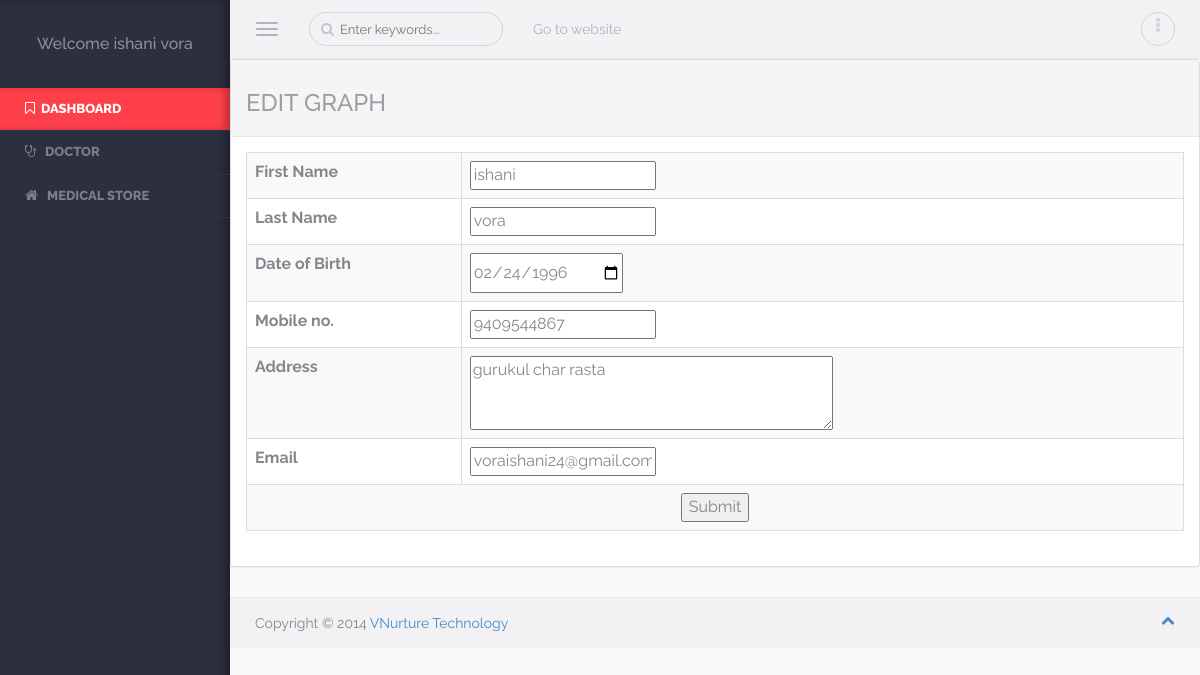
Page /admin/editprofile.php (signed in) on the committed database.
### tables this page shows
CREATE TABLE `user` (
  `Userid` int(10) NOT NULL,
  `Firstname` varchar(20) NOT NULL,
  `Lastname` varchar(20) DEFAULT NULL,
  `Email` varchar(100) NOT NULL,
  `Password` varchar(50) NOT NULL,
  `Address` varchar(50) NOT NULL,
  `City` varchar(50) NOT NULL,
  `Contact` bigint(10) NOT NULL,
  `Usertypeid` int(10) NOT NULL,
  `Image` varchar(100) NOT NULL,
  `DOB` varchar(255) DEFAULT NULL,
  `Gender` varchar(20) DEFAULT NULL
);

### class/User.php (called while the page is built, shortened)
<?php
class User
{
	public function display1($uid)
	{
			$conn=new mysqli("localhost","root","","db_medical");
			$qry="SELECT Firstname,Lastname,Contact,Address,Email,DOB,City,Userid FROM User WHERE Userid=".$uid;
			$data=mysqli_query($conn,$qry);
			return $data;
	}
}
?>

### admin/editprofile.php (the view, shortened to what this page needs)
<html style="overflow: hidden;" lang="en">
<head>
</head>
<?php
	include_once("header.php");
?>
             <div class="row-fluid">
                 <div class=" profile span12">
 <div class="span10">
           <?php
include_once("../class/User.php");
$obj=new User();
$fnm=$lnm=$bd=$add=$mob=$email=$city="";
$Uid=$_SESSION["uid"];
	$rec=$obj->display1($Uid);
	while($result=mysqli_fetch_array($rec))
	{
		$fnm=$result[0];
		$lnm=$result[1];
		$bd=$result[5];
		$mob=$result[2];
		$add=$result[3];
		$email=$result[4];
	}
?>
					 <div class="row-fluid">
                             <div class="span8 bio">
			    <div class="panel panel-default">
				<div class="panel-heading"><strong><h3>EDIT GRAPH</h3></strong></div>
				    <div class="panel-body">
                                <thead>
								 <table cellpadding="0" cellspacing="0" border="0" class="table table-striped table-bordered" id="basic-datatable">
                         <form  method="post" id="form-validate">
    	    <tr><td><label for="firstname" class="required">First Name</label></td><td>
           <input type="text" id="firstname" name="txtFnm" value="<?php echo $fnm;?>" title="First Name" maxlength="255" class="input-text required-entry"  /></td></tr>
      <tr><td>  <label for="lastname" class="required">Last Name</label></td><td>
             <input type="text" id="lastname" name="txtLnm" value="<?php echo $lnm;?>" title="Last Name" maxlength="255" class="input-text required-entry"  /></td></tr>
	   <tr><td><label for="dob" class="required">Date of Birth</label></td><td>
            <input type="date" id="dob" name="txtBb" value="<?php echo $bd;?>" title="dob" maxlength="255" class="input-text required-entry"  /></td></tr>
        <tr><td><label for="contact1" class="required">Mobile no.</label></td><td>
             <input type="text" id="Contact" name="txtMob" value="<?php echo $mob;?>" title="Contact" maxlength="255" class="input-text required-entry"  /></td></tr>
        <tr><td><label for="address" class="required">Address</label></td><td>
        		<textarea rows="5" cols="10" name="textAdd" style="width: 363px; height: 74px;" ><?php echo $add;?></textarea></td></tr>
		     <tr><td><label for="email" class="required">Email</label></td><td>
                    <input type="text" id="Email" name="txtEm" value="<?php echo $email;?>" title="Email" class="input-text required-entry"  /></td></tr>
                       <tr><td colspan="2"><center> <button type="Submit" name="btnSub" title="Submit" class="button">Submit</button></center></td></tr>
							</form>
              </table></thead>
                                  </div>
                         </div>
                     </div>
                 </div>
             </div>
         </div>
		 </div>
<?php
	include_once("footer.php");
?>
</body>
</html>

### admin/header.php (shortened to what this page needs)
<!DOCTYPE html>
<html lang="en">
<head>
    <link rel="stylesheet" href="assets/css/plugins/typeahead/typeahead.css" />
    <link rel="stylesheet" href="assets/css/switch-buttons/switch-buttons.css" />
	<link rel="stylesheet" href="assets/css/bootstrap/bootstrap.css" />
    <link rel="stylesheet" href="assets/css/fontawesome/font-awesome.css" />
    <link rel="stylesheet" href="assets/css/plugins/bootstrap-tagsinput/bootstrap-tagsinput.css" />
    <link rel="stylesheet" href="assets/css/plugins/bootstrap-chosen/chosen.css" />
    <link rel="stylesheet" href="assets/css/plugins/bootstrap-datetimepicker/bootstrap-datetimepicker.css" />
    <link rel="stylesheet" href="assets/css/plugins/calendar/calendar.css" />
    <link rel="stylesheet" href="assets/css/app/app.v1.css" />
</head>
<body >
<?php
		include_once("../class/User.php");
	$obj=new User();
	$Uid=$_SESSION["uid"];
	$rec=$obj->display1($Uid);
$data="	<aside class='left-panel'>
            <div class='user text-center'>";
	if($result=mysqli_fetch_array($rec))
	{
			$data.="<h4 class='user-name'>Welcome ".$result[0]."&nbsp;".$result[1]."</h4>";
	}
	$data.="</div>
	<nav class='navigation'>
            	<ul class='list-unstyled'>
                	<li class='active'><a href='index.php'><i class='fa fa-bookmark-o'></i><span class='nav-label'>Dashboard</span></a></li>
               ";
       $data.="
                    <li class='has-submenu'><a href='adddoctor.php'><i class='fa fa-stethoscope'></i> <span class='nav-label'>Doctor</span></a>
                    	<ul class='list-unstyled'>
						<li><a href='adddoctor.php'>Add Doctor</a></li>
                        	<li><a href='display_doctor.php'>View Doctor</a></li>
							                         </ul>
                    </li>
					 <li class='has-submenu'><a href='addmedicalstore.php'><i class='fa fa-home'></i> <span class='nav-label'>Medical Store</span></a>
                    	<ul class='list-unstyled'>
						<li><a href='addmedicalstore.php'>Add Medicalstore</a></li>
                        	<li><a href='display_medicalstore.php'>View Medicalstore</a></li>
							                         </ul>
                    </li>
				";
	 $data.="    </ul>
            </nav>
    </aside>";
	echo $data;
  ?>
    <section class="content">
        <header class="top-head container-fluid">
            <button type="button" class="navbar-toggle pull-left">
                <span class="icon-bar"></span>
                <span class="icon-bar"></span>
                <span class="icon-bar"></span>
            </button>
            <form role="search" class="navbar-left app-search pull-left hidden-xs">
              <input type="text" placeholder="Enter keywords..." class="form-control form-control-circle">
         	</form>
            <nav class=" navbar-default hidden-xs" role="navigation">
                <ul class="nav navbar-nav">
                <li><a href="../patient/index.php">Go to website</a></li>
              </ul>
            </nav>
            <ul class="nav-toolbar">
            	                <li class="dropdown"><a href="#" data-toggle="dropdown"><i class="fa fa-ellipsis-v"></i></a>
                </li>
            </ul>
        </header>

### admin/assets/css/app/app.v1.css (style rules this page uses)
body { background-color:#f9f9f9; color:#85868d; font-family: 'Raleway', sans-serif; position:relative; }
body, html { overflow-x:hidden; }
strong, b { font-weight:700; }
aside.left-panel { background-color:#2b2f3e; width:230px; position:fixed; padding:25px 0px; box-shadow:inset -5px 0px 8px rgba(0,0,0,0.3); height:100%; top:0px; left:0px; }
.user { margin-bottom:35px; }
.user h4.user-name { color:#8e909a; font-size:16px; }
.navigation { margin:20px 0px; }
.navigation > ul > li { position:relative; }
.navigation > ul > li.has-submenu:after { content:"\f105"; font-family: 'FontAwesome'; display:inline-block; position:absolute; color:#7a7e8a; right:15px; transition: all 0.4s; -moz-transition: all 0.4s; -webkit-transition: all 0.4s; -o-transition: all 0.4s; top:10px; visibility:hidden; }
.navigation > ul > li > a { display:block; padding:12px 25px; color:#7a7e8a; text-transform:uppercase; font-size:13px; text-decoration:none; font-weight:800; border-bottom:1px solid #2f3444; transition: all 0.4s; -moz-transition: all 0.4s; -webkit-transition: all 0.4s; -o-transition: all 0.4s; }
.navigation > ul > li:hover > a, .navigation > ul > li.active:hover > a, .navigation > ul > li.active > a { color:#fff; background-color: #ff404b; -webkit-box-shadow: inset -6px 0 8px -2px rgba(0,0,0,0.3); box-shadow: inset -6px 0 8px -2px rgba(0,0,0,0.3); }
.navigation ul li a i { margin-right:6px; font-size:14px; }
header { background-color:#f2f2f4; border-bottom:1px solid #ececee; padding-top:4px; padding-bottom:4px; }
.navbar-toggle { margin:8px 20px 8px 0px; display:block; padding-left:0px; }
.navbar-toggle .icon-bar { background-color:#b3b3be; }
.app-search { position:relative; margin-top:8px; margin-bottom:8px; margin-right:15px; }
.app-search .form-control, .app-search .form-control:focus { border:1px solid #d3d3db; font-size:13px; color:#c4c4cd; padding-left:30px; background:none; box-shadow:none; }
.app-search:before { content:"\f002"; position:absolute; left:12px; font-family: FontAwesome; cursor:pointer; top:7px; color:#c4c4cd; display:inline-block; }
header .navbar-default .navbar-nav > li > a { color:#b3b3be; }
.nav-toolbar { margin:8px 0px; float:right; }
.nav-toolbar > li { padding:0px; display:inline-block; margin-left:5px; position:relative; list-style:none; }
.nav-toolbar > li > a { color:#d3d3db; font-size:18px; border:1px solid #d3d3db; border-radius:50px; height:34px; width:34px; text-align:center; display:block; padding:4px; }
.content { margin-left:230px; }
.content > .container-fluid { padding-left:25px; padding-right:25px; }
.btn-circle, .form-control-circle, .btn-group .btn-circle:first-child:not(:last-child):not(.dropdown-toggle) { border-radius:50px; }
.panel { margin-bottom:30px; }
.panel-heading { font-weight:700; }
.panel-default > .panel-heading, .panel-default > .panel-footer { border-color: #e8e8eb; box-shadow:none; }
.panel-default > .panel-heading, .btn-default { color:#9D9EA5; }

### rows in the picture
user: Firstname "ishani", Lastname "vora", txtFnm "ishani", txtLnm "vora", txtBb "02/24/1996", txtMob "9409544867", textAdd "gurukul char rasta", txtEm "voraishani24@gmail.com"
